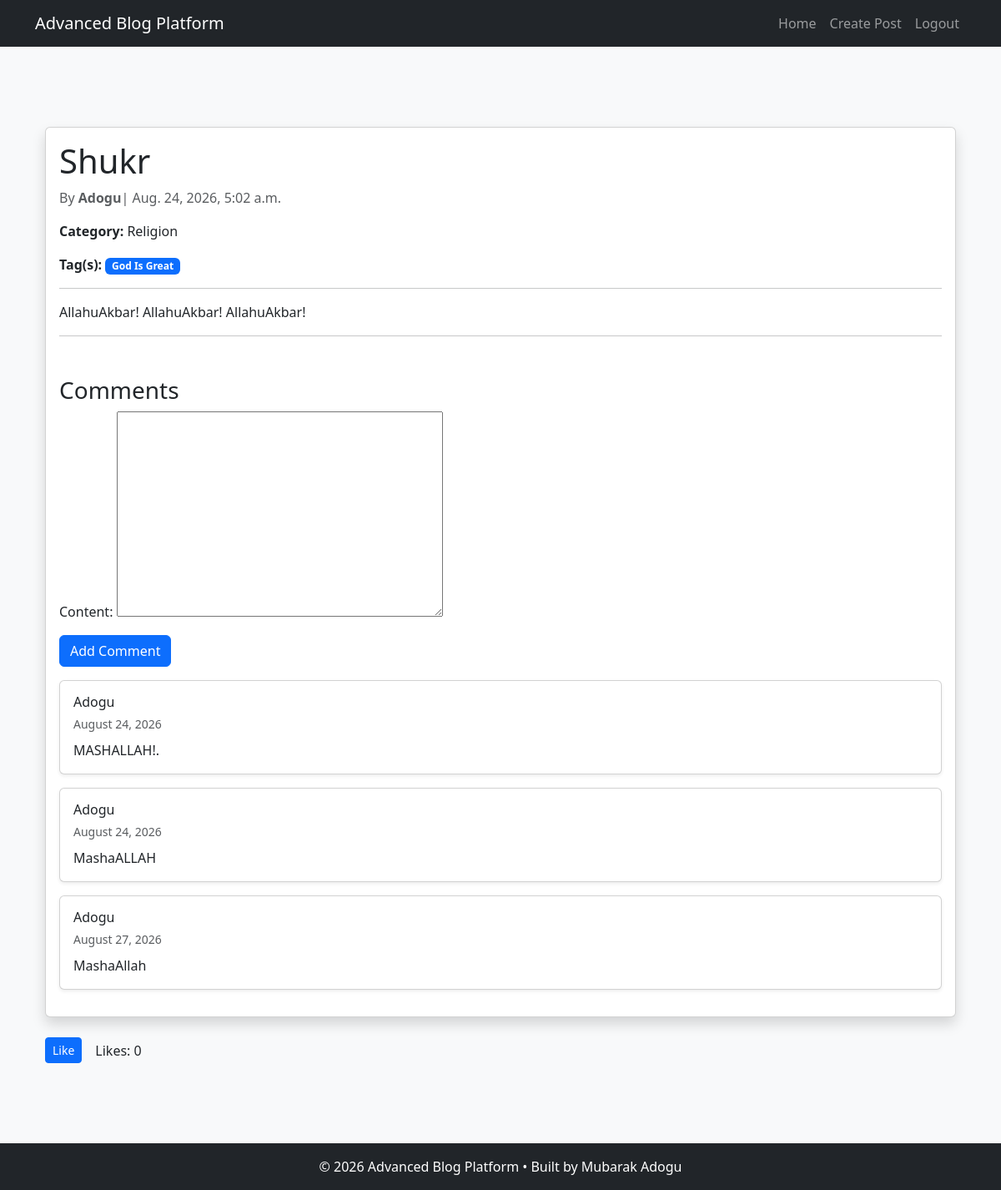
The page /posts/mashaallah-2/ (signed in) on the database as committed earlier.
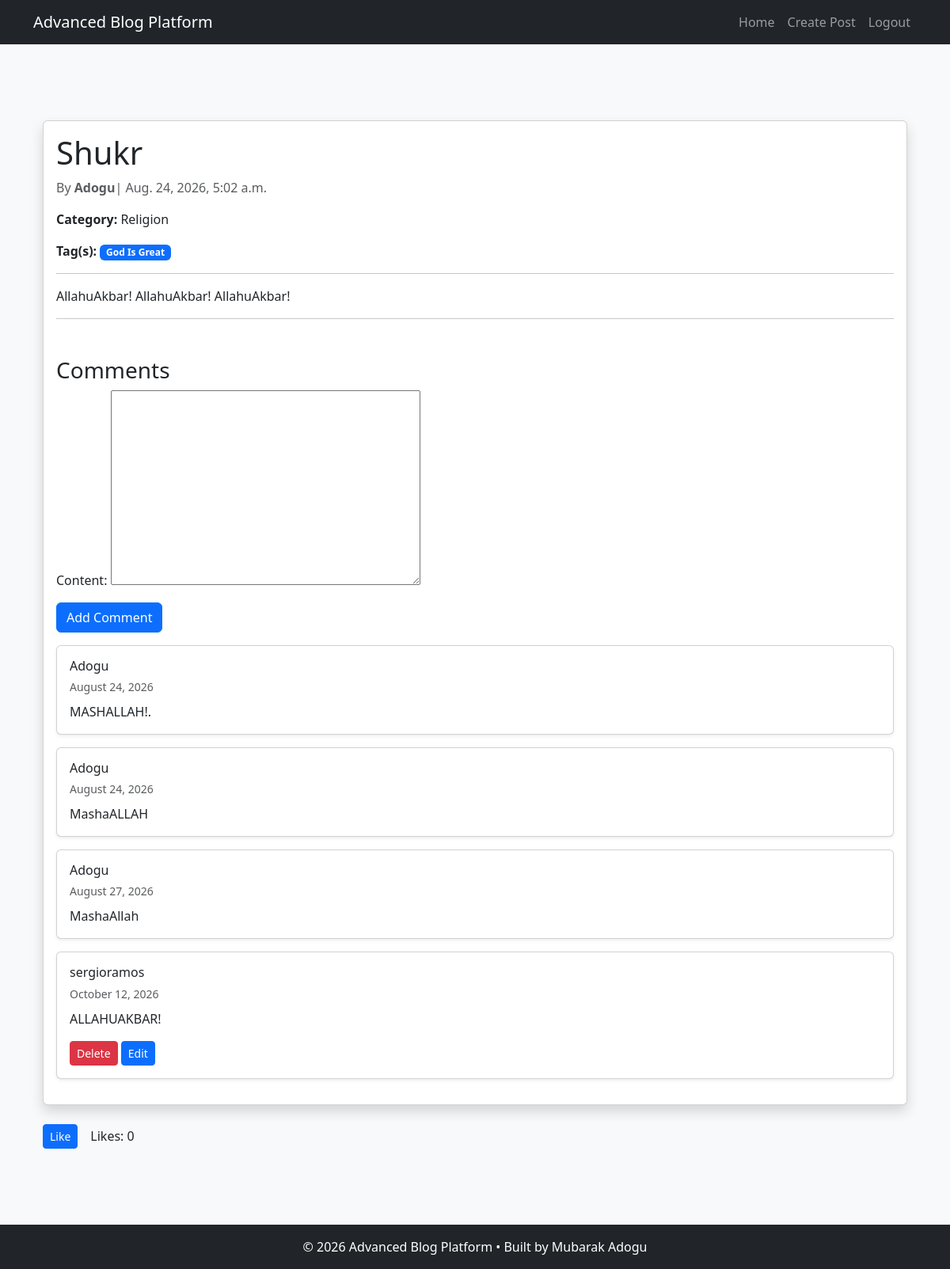
The same page on the database as committed later.
### account/models.py (models this page shows, shortened)
class Tag(models.Model):
    name = models.CharField(max_length=30, unique=True)
    slug = models.SlugField(unique=True, editable=False)

### comments/models.py (models this page shows, shortened)
class Comment(models.Model):
    user = models.ForeignKey(User, on_delete=models.CASCADE, related_name="comments")
    post = models.ForeignKey(Post, on_delete=models.CASCADE, related_name="comments")
    content = models.TextField()
    created_at = models.DateTimeField(auto_now_add=True)

### blog/views.py (the view)
class PostDetailView(View):
    def get(self, request, slug):
        post = get_object_or_404(Post, slug=slug)
        likes = Like.objects.filter(post=post)
        like_count = likes.count()
        user_liked = (
            request.user.is_authenticated and likes.filter(user=request.user).exists()
        )
        comments = post.comments.all()
        form = CommentForm()
        return render(
            request,
            "blog/post_detail.html",
            {
                "post": post,
                "form": form,
                "comments": comments,
                "like_count": like_count,
                "user_liked": user_liked,
            },
        )

### comments/forms.py
class CommentForm(forms.ModelForm):
    class Meta:
        model = Comment
        fields = ["content"]

### account/models.py (called while the page is built)
    def __str__(self):
        return self.name

### blog/templates/blog/post_detail.html (shortened to what this page needs)
{% extends "base.html" %}
{% block content %}
<div class="container mt-5">
    <div class="card shadow">
        <div class="card-body">
            <h1 class="card-title">{{ post.title }}</h1>
            <p class="text-muted"> By <strong>{{post.author }}</strong>| {{ post.created_at }}</p>
            <p>
                <strong>Category:</strong> {{ post.category }}
            </p>
            <P>
                <strong>Tag(s):</strong>
                {% for tag in post.tags.all %}
                <span class="badge bg-primary">{{ tag.name }}</span>
                    {% empty %}
                        <span class="text-muted">No tag(s)</span>
                {% endfor %}
            </P>
            <hr>
            <p class="card-text">
                {{ post.content }}
            </p>
            <hr>
            <h3 class="mt-5">Comments</h3>
{% if user.is_authenticated %}
    <form method="POST" action="{% url 'add_comment' post.slug %}">
        {{ form.as_p }}
        <button type="submit" class="btn btn-primary mb-3">
            Add Comment
        </button>
    </form>
{% else %}
    <p class="text-muted">
        Please log in to leave a comment.
    </p>
{% endif %}
{% for comment in comments %}
    <div class="card mb-3 shadow-sm">
        <div class="card-body">
            <h6 class="card-title mb-1">
                {{ comment.user }}
            </h6>
            <small class="text-muted">
                {{ comment.created_at|date:"F d, Y" }}
            </small>
            <p class="card-text mt-2">
                {{ comment.content }}
            </p>
            {% if user == comment.user or user == post.author %}
                <a href="{% url 'delete_comment' comment.id %}" class="btn btn-sm btn-danger">Delete
                </a>
            {% endif %}
            {% if user == comment.user %}
                <a href="{% url 'edit_comment' comment.id %}" class="btn btn-sm btn-primary">Edit
                </a>
            {% endif %}
        </div>
    </div>
{% empty %}
    <p class="text-muted">
        No comments available. Be the first to comment!
    </p>
{% endfor %}
        </div>
    </div>
    <div class="d-flex align-items-center gap-3 mt-4">
        {% if user.is_authenticated %}
        <form
            id="like-form"
            method="POST"
            action="{% url 'like_post' post.slug %}"
            class="mb-0"
        >
            <button
                id="like-button"
                type="submit"
                class="btn btn-sm btn-primary"
            >
                {% if user_liked %}
                    Unlike
                {% else %}
                    Like
                {% endif %}
            </button>
        </form>
    {% endif %}
    <p class="mb-0">
        Likes: <span id="like-count">{{ like_count }}</span>
    </p>
</div>
{% endblock %}

Rows that differ between the two databases and show on the page:
added Comment: user "sergioramos", created_at "October 12, 2026", content "ALLAHUAKBAR!", shows "Delete", shows "Edit"
